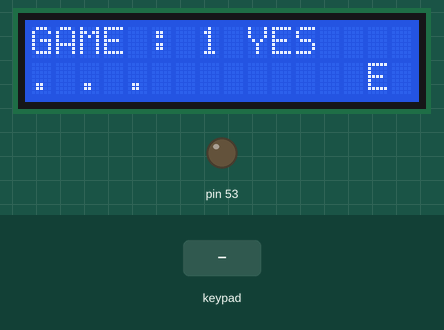
This sketch was run on a simulated Arduino Mega 2560, built with avr-gcc and run on an emulated ATmega2560. Shown: 16×2 character LCD, output pins drawn as LEDs (lit = HIGH). Inputs (shaded band) come from the test bench. Storage starts empty; what the sketch prints to the serial monitor is not drawn.

Above: at 12.4 s.
12.5 s: keypad keys 1 2 3 4 pressed 0.4 s apart
At 14.2 s:
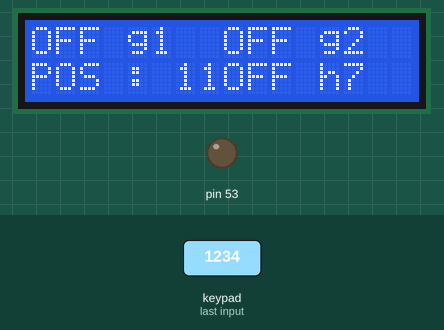
15.6 s: key '1' pressed
At 16.9 s:
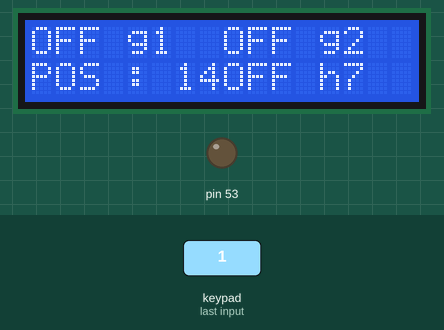
17.2 s: key '2' pressed
At 18.4 s:
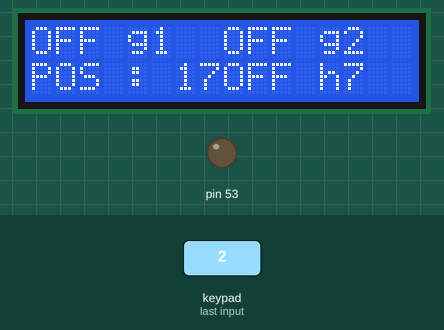
18.8 s: keypad keys 1 2 3 4 A pressed 0.4 s apart
At 20.9 s:
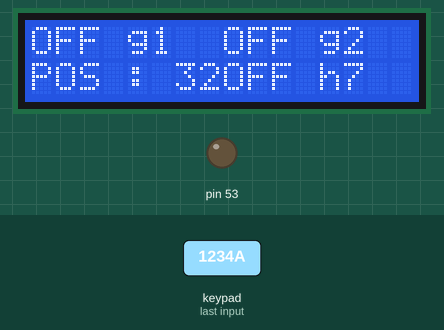
Timing chart, 0 to 22.4 s (numbered marks = the images above; inputs shaded):
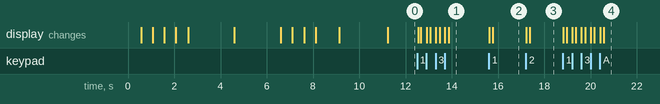

Measured:
- after the input at 12.5 s, the display: first changes at once (image 1 shows a later state)
- after the input at 15.6 s, the display: first changes at once (image 2 shows a later state)
- after the input at 17.2 s, the display: first changes at once (image 3 shows a later state)
- after the input at 18.8 s, the display: first changes at once (image 4 shows a later state)

The sketch:

ChessMega.ino
```cpp
//-----------------------------------------------------------
// GESTION DE L ECRAN 2x16
//-----------------------------------------------------------
#include <LiquidCrystal.h>
LiquidCrystal lcd(8, 9, 4, 5, 6, 7);

int keyPress;

byte touche = 0;

const byte droite=3;
const byte gauche=1;
const byte haut=5;
const byte bas=2;
const byte entree=4;
const byte aucune=0;

//-----------------------------------------------------------
// GESTION DE LA CARTE SD
//-----------------------------------------------------------
#include <SPI.h>
#include <SD.h>

File myFile;
//-----------------------------------------------------------
// GESTION DU Pseudo CLAVIER 8x8
//-----------------------------------------------------------

#include "Key.h"
#include "Keypad.h"

const byte ROWS = 8;
const byte COLS = 8;
//define the cymbols on the buttons of the keypads
char hexaKeys[ROWS][COLS] = {
  {'1','2','3','4','5','6','7','8'},
  {'a','b','c','d','e','f','g','h'},
  {'A','B','C','D','E','F','G','H'},
  {'&','é','#','{','(','-','è','_'},
  {'i','j','k','l','m','n','o','p'},
  {'I','J','K','L','M','N','O','P'},
  {'q','r','s','t','u','v','w','x'},
  {'Q','R','S','T','U','V','W','X'}
};


byte rowPins[ROWS] ={36,37,34,35,32,33,30,31} ; //connect to the row pinouts of the keypad
byte colPins[COLS] ={39,38,41,40,43,42,45,44}; //connect to the column pinouts of the keypad


byte LastbitMap[8]={195,195,195,195,195,195,195,195};
byte NewbitMap[8]={195,195,195,195,195,195,195,195};

//initialize an instance of class NewKeypad
Keypad ChessBoard = Keypad( makeKeymap(hexaKeys), rowPins, colPins, ROWS, COLS);


unsigned long startTime;

// la position
String strPos ="195.195.195.195.195.195.195.195.time";
// Nombre de positon dans l'enregistrement
int nbPos=0;
// on enregistre sur la carte si elle est détecté
bool SaveOnSD=false;

//-----------------------------------------------------------
// renvoi le prochain fichier gameXXXX.ard
// la carte ne doit contenir que des fichier gameXXXX.ard
// autrement il ecrira à la suite d'un autre
String nextnumfile()
{
  String strtemp="";
  bool FileExist=false;
  int nbFile =1;

  strtemp="GAME" + String(nbFile) + ".ARD";
  char filename1[strtemp.length()+1];
  strtemp.toCharArray(filename1, sizeof(filename1));
  FileExist=SD.exists(filename1);

  while(FileExist)
  {
    nbFile ++;
    strtemp="GAME" + String(nbFile) + ".ARD";
    char filename2[strtemp.length()+1];
    strtemp.toCharArray(filename2, sizeof(filename2));
    FileExist=SD.exists(filename2);
  }

 return String(nbFile);
}

//-----------------------------------------------------------
// ferme le fichier precedent
// et ouvre un nouveau fichier pour ecrire une partie
void OpenNewFile()
{
  String strtemp ="";

  //remet le nombre de coup joué à 0
  nbPos=0;
  lcd.clear();
  lcd.setCursor(0, 0);
  lcd.print("NEW GAME ");
  delay(500);
  lcd.print(". ");
  //ferme le dernier fichier
  myFile.close();
  delay(500);
  lcd.print(". ");
  //cherche le numero du fichier suivant
  strtemp=nextnumfile();
  delay(500);
  lcd.print(". ");

  lcd.clear();
  lcd.setCursor(0, 0);
  lcd.print("GAME : ");
  lcd.print(strtemp);

  strtemp ="GAME" + strtemp + ".ARD";
  delay(500);

  char filename[strtemp.length()+1];
  strtemp.toCharArray(filename, sizeof(filename));

  // ouvre le fichier
  myFile = SD.open(filename, FILE_WRITE);

  //test l'ouverture
  delay(500);
  if (myFile) {

    myFile.println("195.195.195.195.195.195.195.195.start");
    lcd.print(" YES ");
    SaveOnSD=true;

  }
  else {
    lcd.print(" NO ");
    SaveOnSD=false;
  }

  Serial.println("195.195.195.195.195.195.195.195.start");
}


//-----------------------------------------------------------
// facultatif ecrit la derniere action sur l'écran :
// ON e2
void lcdprint() {
  for(int r=0;r<8;r++)
  {
    if (LastbitMap[r]!=NewbitMap[r]) {
      for(int c=0;c<8;c++) {
        if ( bitRead(LastbitMap[r],c)!=bitRead(NewbitMap[r],c) ) {
          if (bitRead(NewbitMap[r],c)==0) {

            lcd.print(" OFF ");
          }
          else {

            lcd.print(" ON  ");
          }
          lcd.print(hexaKeys[1][r]);
          lcd.print(c+1);
          lcd.print(" ");
        }
      }
    }
    LastbitMap[r]=NewbitMap[r];
  }
}
//-----------------------------------------------------------
// effectue les permutations de bits pour renvoyer toujours 195. ...
// facultatif si on place cela directement sur le prog PC
String permut() {

  byte TempoBitMap=0;
  strPos="";

  if (touche==haut) {
      for(int i=0;i<8;i++) {
        strPos = strPos+ ChessBoard.bitMap[i];
        strPos = strPos+ ".";
        NewbitMap[i]=ChessBoard.bitMap[i];
      }
    } else if (touche==droite) {

      for(int i=7;i>=0;i--)
      {
        for (int b=7;b>=0;b--)
        {
          bitWrite( TempoBitMap, b, bitRead(ChessBoard.bitMap[b],i) );
        }
        strPos = strPos+ TempoBitMap;
        strPos = strPos + ".";
        NewbitMap[7-i]=TempoBitMap;
      }

    } else if (touche==gauche) {

      for(int i=0;i<8;i++)
      {
        for (int b=0;b<8;b++)
        {
          bitWrite( TempoBitMap, 7-b, bitRead(ChessBoard.bitMap[b],i) );
        }
        strPos = strPos+ TempoBitMap;
        strPos = strPos + ".";
        NewbitMap[i]=TempoBitMap;
      }

    } else if (touche==bas) {
      for(int i=7;i>=0;i--)
      {
        for (int b=7;b>=0;b--)
        {
          bitWrite( TempoBitMap, 7-b, bitRead(ChessBoard.bitMap[i],b) );
        }
        strPos = strPos+ TempoBitMap;
        strPos = strPos + ".";
        NewbitMap[7-i]=TempoBitMap;
      }
    }

    // si c'est la position de départ on change de fichier
    if (strPos=="195.195.195.195.195.195.195.195.")
    {
      if (SaveOnSD) {
        if (nbPos>20) {
          OpenNewFile();
        }
      }
      nbPos=0;
    }

    return strPos;

}

//******************************************************************************************
//                          SETUP
//******************************************************************************************

void setup(){
//----------------------------------------------------------
//initialisation su port serie
    Serial.begin(57600);
//----------------------------------------------------------
  //initialisation de l'ecran LCD
    lcd.begin(16, 2);

    ChessBoard.setDebounceTime(10);
    ChessBoard.setHoldTime(2000);

//----------------------------------------------------------
//initialisation de l'ecran LCD
  pinMode(53, OUTPUT);

  lcd.print("LOADING PLEASE");
  lcd.setCursor(0, 1);
  lcd.print("WAIT ");

  delay(500);
  lcd.print(". ");

  Serial.flush();

  delay(500);
  lcd.print(". ");
  delay(500);
  lcd.print(". ");
  delay(500);
  lcd.print(". ");
  delay(500);
  lcd.print(". ");

  lcd.clear();

  if (!SD.begin(53)) {
    lcd.print("PAS DE CARTE SD");
    SaveOnSD=false;
  }
  else
  {
    myFile = SD.open("GAME0.ARD", FILE_WRITE);
    lcd.print("CARTE SD OK");
    lcd.setCursor(0, 1);
    lcd.print(nextnumfile());
    lcd.print(" FICHIERS");
    delay(2000);
    if(myFile){
      lcd.print(" YES");
      delay(2000);
      SaveOnSD=true;
      OpenNewFile();
    } else {
      lcd.print(" NO ");
      delay(2000);
      SaveOnSD=false;
    };


  }
//----------------------------------------------------------
//ou sont placé les blancs ?
  lcd.setCursor(0, 1);
  lcd.print("BLANCS ");

  touche=0;
  do
  {
    keyPress = analogRead(0);

    if(keyPress < 65){
         touche=droite;
         lcd.print("A DROITE");
      } else if(keyPress < 221){
        touche=haut;
        lcd.print("EN HAUT");
      } else if(keyPress < 395){
         touche=bas;
         lcd.print("EN BAS");
      } else if(keyPress < 602){
       touche=gauche;
       lcd.print("A GAUCHE");
      } else if(keyPress < 873){
       touche=entree;
      } else {
        touche=aucune;
      }
     delay(100);
  } while (touche==0);

    delay(2000);
    Serial.flush();

  lcd.setCursor(0, 1);
  lcd.print(". . .         ");

}

//******************************************************************************************
//                          LOOP
//******************************************************************************************

void loop(){

 // ChessBoard.getKeys() renvoie true en cas de changement de l'état du clavier
 if ( ChessBoard.getKeys() ) {

    //calcul la chaine de la position
    permut();

    //affiche les infos sur le port serie
    Serial.println( millis()-startTime );   //temps de stabilité de la position
    Serial.println(strPos);                 //la position 195. ...

    //enregistre la position sur la carte
    if (SaveOnSD) {
      myFile.println(millis()-startTime);
      myFile.println(strPos);
    }

    //affiche le nombre de pos sur ecran
    //facultatif mais permet de voir que l'enregistrement progresse
    lcd.setCursor(0,1);
    lcd.print("POS : "+String(nbPos));
    nbPos ++;
    //affiche la case qui vient de changer
    //facultatif mais permet de tester les cases
    lcdprint();

    //initialise le compteur pour mesurer le temps
    startTime = millis();
  }
}
```

Key.h
```cpp
// (licence header left out)
#ifndef KEY_H
#define KEY_H

#include <Arduino.h>

#define OPEN LOW
#define CLOSED HIGH

typedef unsigned int uint;
typedef enum{ IDLE, PRESSED, HOLD, RELEASED } KeyState;

const char NO_KEY = '\0';

class Key {
public:
	// members
	char kchar;
	int kcode;
	KeyState kstate;
	boolean stateChanged;

	// methods
	Key();
	Key(char userKeyChar);
	void key_update(char userKeyChar, KeyState userState, boolean userStatus);

private:

};

#endif

/*
|| @changelog
|| | 1.0 2012-06-04 - Mark Stanley : Initial Release
|| #
*/
```
